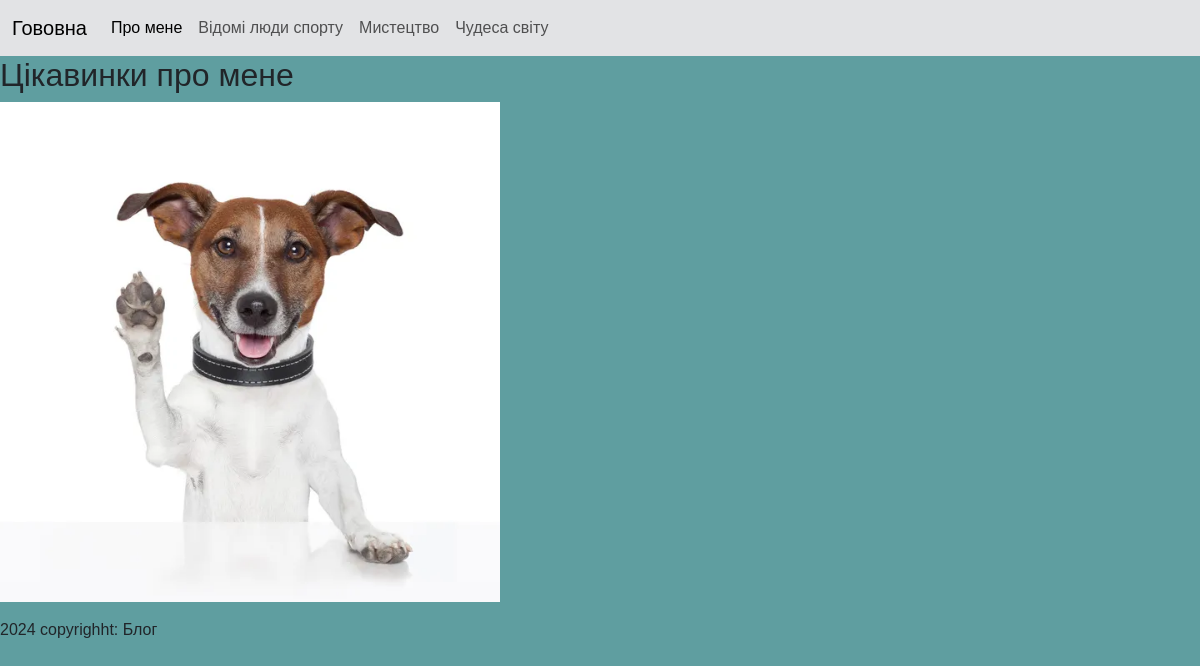
The app's page /about, older data.
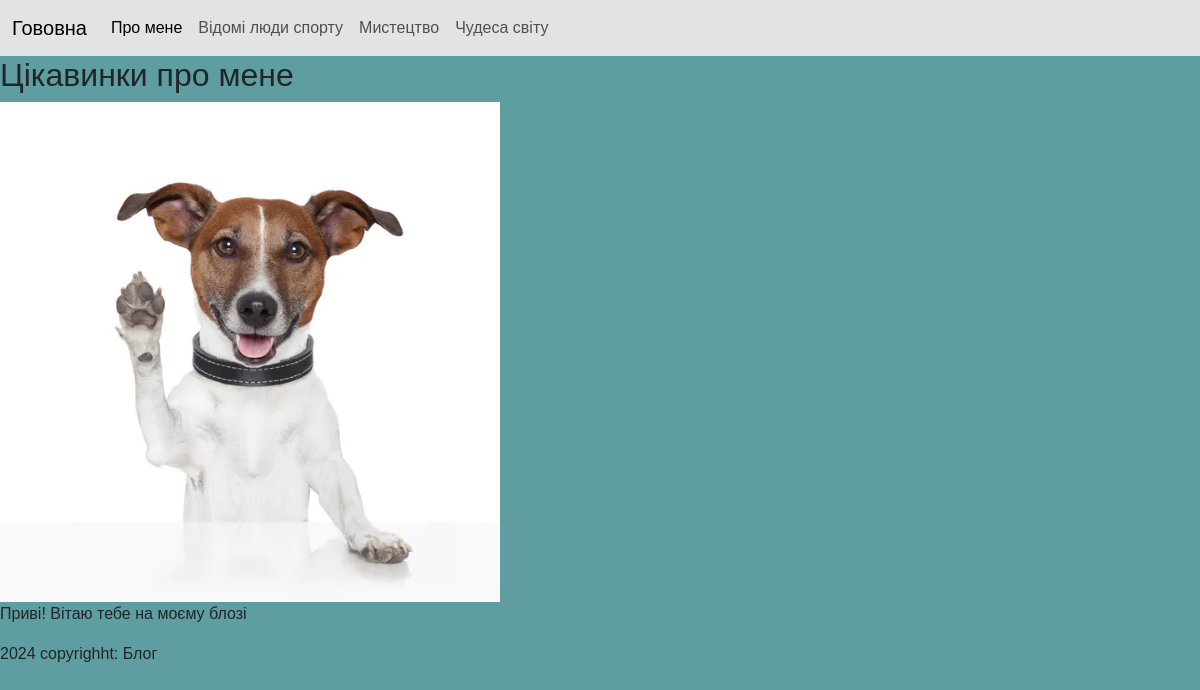
The same page, newer data.
### tables this page shows
CREATE TABLE user(
	user_id INTEGER PRIMARY KEY AUTOINCREMENT,
	name TEXT,
	image TEXT,
	login TEXT,
	password TEXT,
	description_short TEXT,
	description TEXT
);

### main.py (the view)
@app.route("/about")
def about():
    user = db.getUser()
    print(user)
    return render_template("about.html", user=user)

### db_scripts.py (called while the page is built)
def open():
    global connection, cursor
    connection = sqlite3.connect(db_name)
    cursor = connection.cursor()

def close():
    cursor.close()
    connection.close()

def getUser():
    open()
    cursor.execute('''SELECT * FROM user''')
    user = cursor.fetchone()
    close()
    return user

### templates/about.html
{%extends "index.html" %}
{%block content%}
<h2>Цікавинки про мене</h2>
<img src=/static/35.jpg alt="фото не знайдено" width="500px" height="500px">
<p>
    {{user[6]}}
</p>
{%endblock%}

Row changes from the older to the newer data that the page shows:
added user: description "Приві! Вітаю тебе на моєму блозі"
